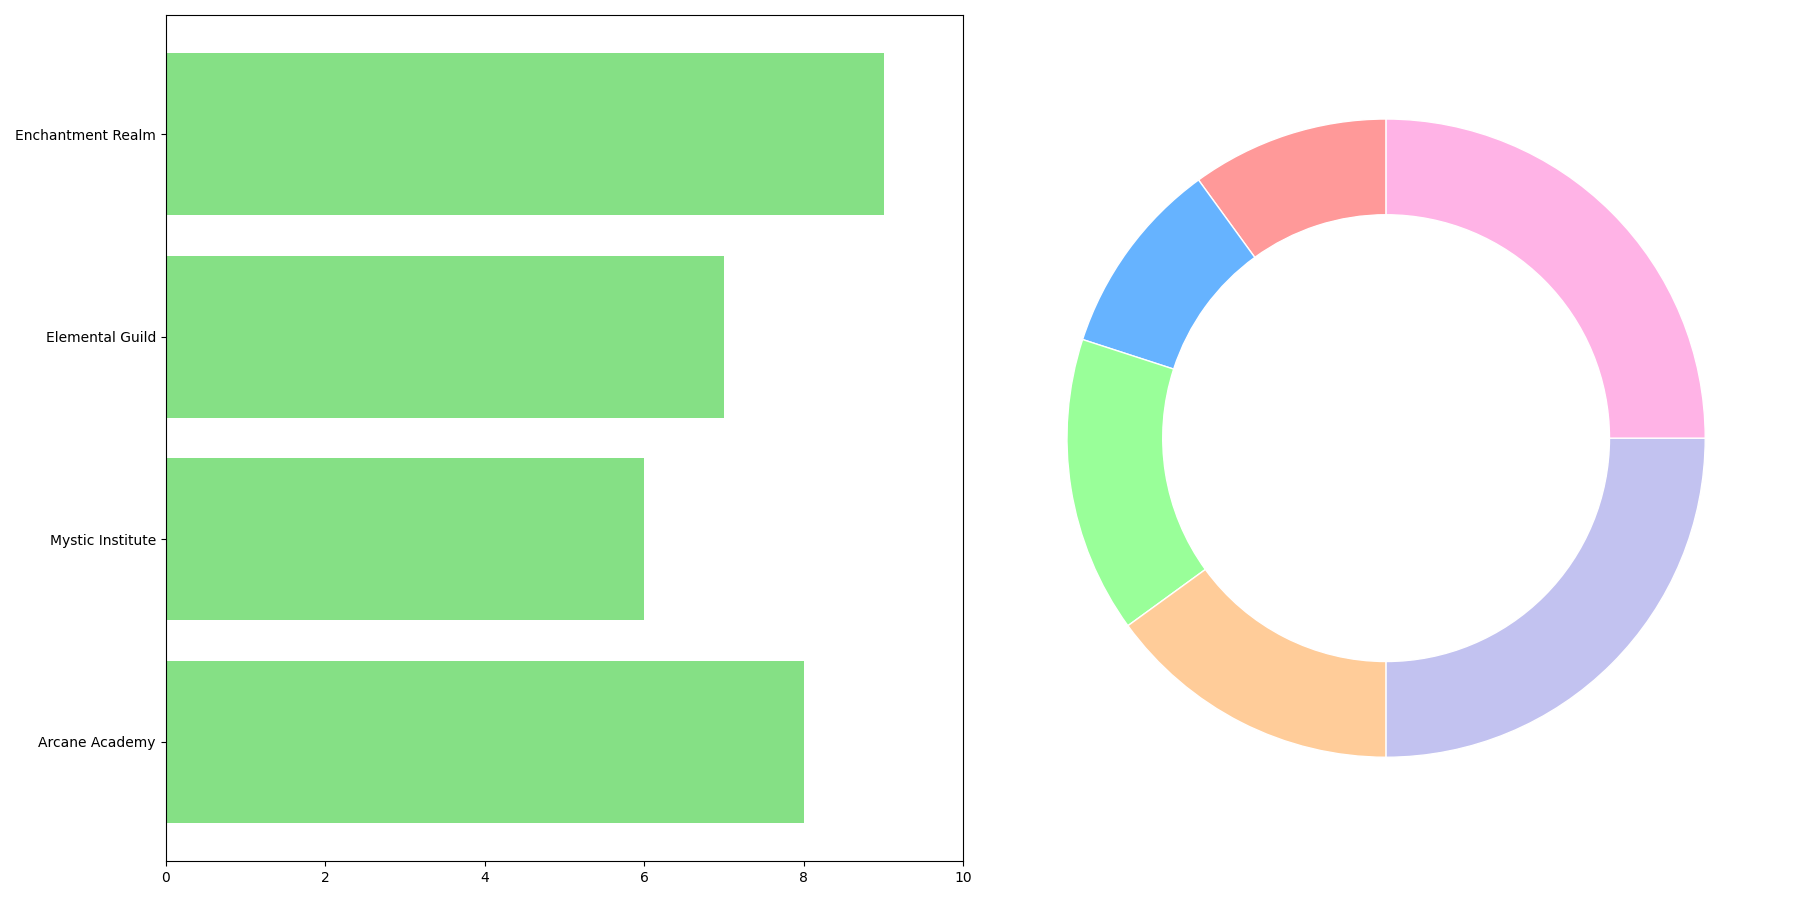

Recreate this plot in Python.
import matplotlib.pyplot as plt
import numpy as np

# Data
wizardry_schools = ['Arcane Academy', 'Mystic Institute', 'Elemental Guild', 'Enchantment Realm']

arcane_spells = [25, 5, 20, 10, 30, 10]
mystic_spells = [15, 30, 10, 25, 0, 20]
elemental_spells = [35, 5, 20, 25, 15, 0]
enchantment_spells = [10, 10, 15, 15, 25, 25]

average_power_levels = [8, 6, 7, 9]

colors = ['#ff9999', '#66b3ff', '#99ff99', '#ffcc99', '#c2c2f0', '#ffb3e6']

fig, (ax2, ax1) = plt.subplots(1, 2, figsize=(18, 9))

# Plotting the bar chart
ax2.barh(wizardry_schools, average_power_levels, color='#85e085')
ax2.set_xlim(0, 10)

# Plotting the donut pie charts for each Wizardry school
data = [arcane_spells, mystic_spells, elemental_spells, enchantment_spells]

for i, school_data in enumerate(data):
    ax1.clear()
    wedges, texts = ax1.pie(
        school_data,
        colors=colors,
        startangle=90,
        wedgeprops=dict(width=0.3, edgecolor='w')
    )
    center_circle = plt.Circle((0, 0), 0.7, fc='white')
    ax1.add_artist(center_circle)
    plt.pause(1)

plt.tight_layout()
plt.show()
